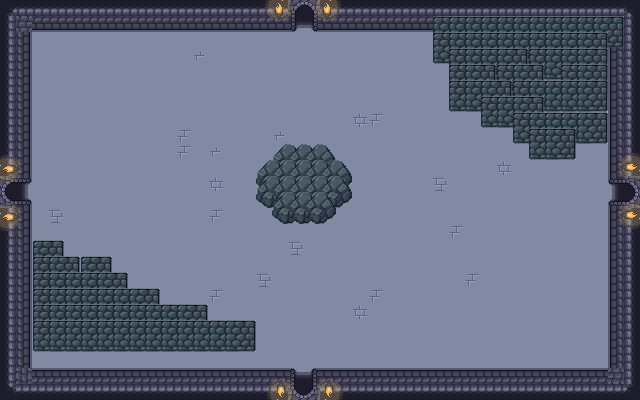

Tiled map render using the project's own tile images. Description and the map definition, with tile-layer contents summarised, below:
An orthogonal 40x25 tile map with 16x16 px tiles, 3 tile layers (floor, walls, objects), 4 tilesets and 33 objects (4x Enemy, top, right, bottom, left).

<map version="1.10" tiledversion="1.11.2" orientation="orthogonal" renderorder="right-down" width="40" height="25" tilewidth="16" tileheight="16" infinite="0" nextlayerid="7" nextobjectid="148">
 <tileset firstgid="1" source="../walls_floor.tsx" />
 <tileset firstgid="300" source="../Objects.tsx" />
 <tileset firstgid="444" source="../fire_animation.tsx" />
 <tileset firstgid="642" name="rocks" tilewidth="32" tileheight="32" tilecount="4" columns="0">
  <grid orientation="orthogonal" width="1" height="1" />
  <tile id="4">
   <image source="../../../images/rocks/1.png" width="32" height="32" />
  </tile>
  <tile id="5">
   <image source="../../../images/rocks/2.png" width="32" height="32" />
  </tile>
  <tile id="6">
   <image source="../../../images/rocks/3.png" width="32" height="32" />
  </tile>
  <tile id="7">
   <image source="../../../images/rocks/4.png" width="32" height="32" />
  </tile>
 </tileset>
 <layer id="1" name="floor" width="40" height="25">
  <data>[1000 cells, 1000 non-empty, 5 distinct tile ids]</data>
 </layer>
 <layer id="2" name="walls" width="40" height="25">
  <data>[1000 cells, 245 non-empty, 10 distinct tile ids]</data>
 </layer>
 <layer id="3" name="objects" width="40" height="25">
  <data>[1000 cells, 156 non-empty, 8 distinct tile ids]</data>
 </layer>
 <objectgroup id="5" name="entities">
  <object id="144" name="Enemy" x="78" y="57.3333">
   <point />
  </object>
  <object id="145" name="Enemy" x="126.667" y="54">
   <point />
  </object>
  <object id="146" name="Enemy" x="571.333" y="347.333">
   <point />
  </object>
  <object id="147" name="Enemy" x="526" y="347.333">
   <point />
  </object>
 </objectgroup>
 <objectgroup id="4" name="collisions">
  <object id="32" x="610" y="2" width="30" height="174" />
  <object id="33" x="608" y="208" width="32" height="192" />
  <object id="34" x="320" y="368" width="288" height="32" />
  <object id="38" x="0" y="368" width="288" height="32" />
  <object id="40" x="0" y="208" width="32" height="160" />
  <object id="41" x="0" y="0" width="32" height="176" />
  <object id="42" x="32" y="0" width="256" height="32" />
  <object id="43" x="320" y="0" width="288" height="32" />
  <object id="118" x="32" y="264" width="80" height="112" />
  <object id="119" x="112" y="344" width="144" height="32" />
  <object id="120" x="112" y="328" width="144" height="16" />
  <object id="121" x="112" y="312" width="96" height="16" />
  <object id="122" x="112" y="296" width="48" height="16" />
  <object id="124" x="112" y="280" width="16" height="16" />
  <object id="125" x="32" y="248" width="32" height="16" />
  <object id="126" x="432" y="40" width="160" height="32" />
  <object id="129" x="448" y="72" width="160" height="48" />
  <object id="130" x="480" y="120" width="128" height="16" />
  <object id="131" x="512" y="136" width="96" height="16" />
  <object id="132" x="544" y="152" width="32" height="16" />
  <object id="134" x="528" y="152" width="16" height="16" />
  <object id="135" x="592" y="40" width="16" height="32" />
  <object id="136" x="288" y="152" width="48" height="80" />
  <object id="137" x="256" y="168" width="96" height="48" />
  <object id="138" x="272" y="152" width="16" height="80" />
 </objectgroup>
 <objectgroup id="6" name="doors">
  <object id="44" name="top" x="288" y="0" width="32" height="32" />
  <object id="45" name="right" x="608" y="176" width="32" height="32" />
  <object id="46" name="bottom" x="288" y="368" width="32" height="32" />
  <object id="47" name="left" x="0" y="176" width="32" height="32" />
 </objectgroup>
</map>
